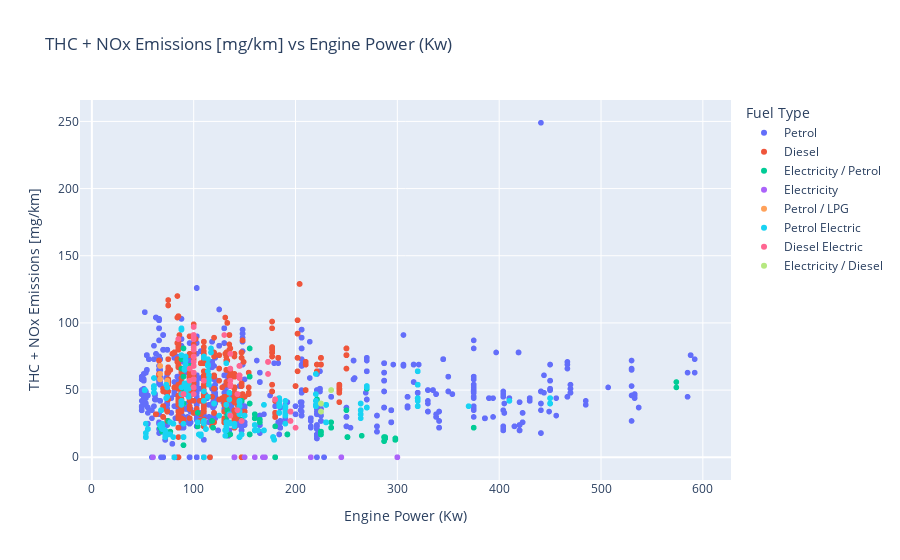

Notebook cell for this chart:
### Code cell
fig = px.scatter(data_frame=cleandata_df, y="THC + NOx Emissions [mg/km]", x="Engine Power (Kw)", orientation="h",
               color="Fuel Type", facet_row=None, facet_col=None,hover_data=None, hover_name= 'Model', width=None,
    height=None,log_y=None, labels = 'Powertrain', title= 'THC + NOx Emissions [mg/km] vs Engine Power (Kw)')
fig.show()

### Figure 1 — Plotly figure (JSON) as saved in the notebook; plotly's stock layout.template omitted (floating-point values rounded to 4 significant figures; data arrays with more than 128 entries replaced by an {"elided": "..."} marker saying what was removed)
{"data": [{"hovertemplate": "<b>%{hovertext}</b><br><br>Fuel Type=Petrol<br>Engine Power (Kw)=%{x}<br>THC + NOx Emissions [mg/km]=%{y}<extra></extra>", "hovertext": {"elided": "3145 str values"}, "legendgroup": "Petrol", "marker": {"color": "#636efa", "symbol": "circle"}, "mode": "markers", "name": "Petrol", "showlegend": true, "type": "scattergl", "x": {"elided": "3145 int values"}, "xaxis": "x", "y": {"elided": "3145 int values"}, "yaxis": "y"}, {"hovertemplate": "<b>%{hovertext}</b><br><br>Fuel Type=Diesel<br>Engine Power (Kw)=%{x}<br>THC + NOx Emissions [mg/km]=%{y}<extra></extra>", "hovertext": {"elided": "1538 str values"}, "legendgroup": "Diesel", "marker": {"color": "#EF553B", "symbol": "circle"}, "mode": "markers", "name": "Diesel", "showlegend": true, "type": "scattergl", "x": {"elided": "1538 int values"}, "xaxis": "x", "y": {"elided": "1538 int values"}, "yaxis": "y"}, {"hovertemplate": "<b>%{hovertext}</b><br><br>Fuel Type=Electricity / Petrol<br>Engine Power (Kw)=%{x}<br>THC + NOx Emissions [mg/km]=%{y}<extra></extra>", "hovertext": {"elided": "227 str values"}, "legendgroup": "Electricity / Petrol", "marker": {"color": "#00cc96", "symbol": "circle"}, "mode": "markers", "name": "Electricity / Petrol", "showlegend": true, "type": "scattergl", "x": {"elided": "227 int values"}, "xaxis": "x", "y": {"elided": "227 int values"}, "yaxis": "y"}, {"hovertemplate": "<b>%{hovertext}</b><br><br>Fuel Type=Electricity<br>Engine Power (Kw)=%{x}<br>THC + NOx Emissions [mg/km]=%{y}<extra></extra>", "hovertext": ["New C4", "New C4", "SpaceTourer", "SpaceTourer", "New 500", "New 500", "New 500", "New 500", "New 500", "New 500", "New 500", "New 500C", "New 500C", "New 500C", "New 500C", "New 500C", "New 500C", "IONIQ", "Kona", "Kona", "IONIQ 5", "IONIQ 5", "IONIQ 5", "IONIQ 5", "IONIQ 5", "IONIQ 5", "IONIQ 5", "EV6 MY22", "EV6 MY22", "EV6 MY22", "EV6 MY22", "EV6 MY22", "EV6 MY22", "EV6 MY22", "EV6 MY22", "EV6 MY22", "Niro EV", "Niro EV", "Niro EV", "Niro EV MY22", "Niro EV MY22", "Niro EV MY22", "Niro EV MY22", "Soul EV", "Soul EV MY22", "MX-30", "MX-30", "MX-30", "MX-30", "MX-30", "MX-30", "EQC Model Year 2020.5", "EQC Model Year 2020.5", "EQA Model Year 2021.5", "EQA Model Year 2021.5", "EQC Model Year 2021.5", "EQC Model Year 2021.5", "EQV Model Year 2021.5", "EQV Model Year 2021.5", "EQA Model Year 2022", "EQA Model Year 2022", "EQA Model Year 2022", "EQA Model Year 2022", "EQA Model Year 2022", "EQA Model Year 2022", "EQC Model Year 2022", "EQC Model Year 2022", "EQS Model Year 2022", "EQS Model Year 2022", "EQV Model Year 2022", "EQV Model Year 2022", "MG ZS ev 130kW 52.5kWh 2021MY", "MG ZS ev 130kW 52.5kWh 2021MY", "MG ZS ev 115kW 71kWh 2021MY", "MG ZS ev 115kW 71kWh 2021MY", "MG5 ev 61.1kWh 2021MY", "MG5 ev 61.1kWh 2021MY", "LEAF", "LEAF", "LEAF", "LEAF", "LEAF", "Traveller", "Traveller", "fortwo coupe", "fortwo coupe", "fortwo cabrio", "fortwo cabrio", "forfour", "forfour", "fortwo coupe Model Year 2021.5", "fortwo coupe Model Year 2021.5", "fortwo cabrio Model Year 2021.5", "fortwo cabrio Model Year 2021.5", "forfour Model Year 2021.5", "forfour Model Year 2021.5", "Korando e-Motion", "Korando e-Motion", "C40, MY22", "XC40, MY22", "XC40, MY22"], "legendgroup": "Electricity", "marker": {"color": "#ab63fa", "symbol": "circle"}, "mode": "markers", "name": "Electricity", "showlegend": true, "type": "scattergl", "x": [100, 100, 100, 100, 24, 42, 42, 42, 42, 43, 43, 42, 42, 42, 42, 42, 42, 100, 100, 150, 125, 125, 160, 155, 125, 160, 155, 168, 168, 239, 168, 239, 168, 239, 239, 239, 100, 150, 150, 100, 150, 150, 150, 150, 150, 107, 107, 107, 107, 107, 107, 300, 300, 140, 140, 300, 300, 150, 150, 140, 140, 168, 168, 215, 215, 300, 300, 245, 245, 150, 150, 130, 130, 115, 115, 115, 115, 110, 110, 110, 160, 160, 100, 100, 60, 60, 60, 60, 60, 60, 60, 60, 60, 60, 60, 60, 140, 140, 300, 170, 170], "xaxis": "x", "y": [null, null, null, null, null, null, null, null, null, null, null, null, null, null, null, null, null, null, null, null, null, null, null, null, null, null, null, null, null, null, null, null, null, null, null, null, null, null, null, null, null, null, null, null, null, null, null, null, null, null, null, 0, 0, null, null, null, null, null, null, 0, 0, 0, 0, 0, 0, 0, 0, 0, 0, 0, 0, null, null, null, null, null, null, 0, 0, 0, 0, 0, null, null, 0, 0, 0, 0, 0, 0, null, null, null, null, null, null, null, null, 0, 0, 0], "yaxis": "y"}, {"hovertemplate": "<b>%{hovertext}</b><br><br>Fuel Type=Petrol / LPG<br>Engine Power (Kw)=%{x}<br>THC + NOx Emissions [mg/km]=%{y}<extra></extra>", "hovertext": ["Logan MCV", "Logan MCV", "Logan MCV", "Logan MCV", "Logan MCV", "Logan MCV", "Logan MCV", "Logan MCV", "Sandero", "Sandero", "Sandero", "Sandero", "Sandero", "Sandero", "Sandero", "Sandero", "Sandero", "Sandero", "Sandero", "Sandero", "Sandero", "Sandero", "Duster", "Duster", "Duster", "Duster", "Duster", "Duster", "Duster", "Duster", "Duster", "Duster", "Duster", "Duster", "Duster", "Duster", "Duster", "Duster", "Duster", "Duster", "Duster", "Duster", "Duster", "Duster", "Duster", "Duster", "Duster", "Duster", "Dacia Sandero", "Dacia Sandero", "Dacia Sandero", "Dacia Sandero", "Dacia Sandero", "Dacia Sandero", "Dacia Sandero", "Dacia Sandero", "Dacia Sandero", "Dacia Sandero"], "legendgroup": "Petrol / LPG", "marker": {"color": "#FFA15A", "symbol": "circle"}, "mode": "markers", "name": "Petrol / LPG", "showlegend": true, "type": "scattergl", "x": [74, 74, 74, 74, 74, 74, 74, 74, 67, 67, 67, 67, 67, 67, 67, 67, 67, 67, 67, 67, 67, 67, 74, 74, 74, 74, 74, 74, 74, 74, 74, 74, 74, 74, 67, 67, 67, 67, 67, 67, 67, 67, 67, 67, 67, 67, 67, 67, 74, 74, 74, 74, 74, 74, 74, 74, 74, 74], "xaxis": "x", "y": [55, 55, 55, 55, 55, 55, 55, 55, 58, 58, 62, 62, 58, 58, 62, 62, 62, 62, 58, 58, 62, 62, 57, 57, 57, 57, 57, 57, 57, 57, 57, 57, 57, 57, 62, 62, 62, 62, 62, 62, 68, 68, 68, 68, 68, 68, 68, 68, 55, 55, 55, 55, 55, 55, 55, 55, 55, 55], "yaxis": "y"}, {"hovertemplate": "<b>%{hovertext}</b><br><br>Fuel Type=Petrol Electric<br>Engine Power (Kw)=%{x}<br>THC + NOx Emissions [mg/km]=%{y}<extra></extra>", "hovertext": {"elided": "962 str values"}, "legendgroup": "Petrol Electric", "marker": {"color": "#19d3f3", "symbol": "circle"}, "mode": "markers", "name": "Petrol Electric", "showlegend": true, "type": "scattergl", "x": {"elided": "962 int values"}, "xaxis": "x", "y": {"elided": "962 int values"}, "yaxis": "y"}, {"hovertemplate": "<b>%{hovertext}</b><br><br>Fuel Type=Diesel Electric<br>Engine Power (Kw)=%{x}<br>THC + NOx Emissions [mg/km]=%{y}<extra></extra>", "hovertext": {"elided": "176 str values"}, "legendgroup": "Diesel Electric", "marker": {"color": "#FF6692", "symbol": "circle"}, "mode": "markers", "name": "Diesel Electric", "showlegend": true, "type": "scattergl", "x": {"elided": "176 int values"}, "xaxis": "x", "y": {"elided": "176 int values"}, "yaxis": "y"}, {"hovertemplate": "<b>%{hovertext}</b><br><br>Fuel Type=Electricity / Diesel<br>Engine Power (Kw)=%{x}<br>THC + NOx Emissions [mg/km]=%{y}<extra></extra>", "hovertext": ["E-Class Estate Model Year 2022", "E-Class Estate Model Year 2022", "E-Class Saloon Model Year 2022", "E-Class Saloon Model Year 2022", "GLC Coupe Model Year 2022", "GLC Coupe Model Year 2022", "GLC SUV Model Year 2022", "GLC SUV Model Year 2022", "GLE Coupe", "GLE Coupe", "GLE Estate Model Year 2022", "GLE Estate Model Year 2022"], "legendgroup": "Electricity / Diesel", "marker": {"color": "#B6E880", "symbol": "circle"}, "mode": "markers", "name": "Electricity / Diesel", "showlegend": true, "type": "scattergl", "x": [225, 225, 225, 225, 225, 225, 225, 225, 235, 235, 235, 235], "xaxis": "x", "y": [34, 34, 34, 34, 40, 40, 40, 40, 50, 50, 50, 50], "yaxis": "y"}], "layout": {"legend": {"title": {"text": "Fuel Type"}, "tracegroupgap": 0}, "title": {"text": "THC + NOx Emissions [mg/km] vs Engine Power (Kw)"}, "xaxis": {"anchor": "y", "domain": [0, 1], "title": {"text": "Engine Power (Kw)"}}, "yaxis": {"anchor": "x", "domain": [0, 1], "title": {"text": "THC + NOx Emissions [mg/km]"}}}}
